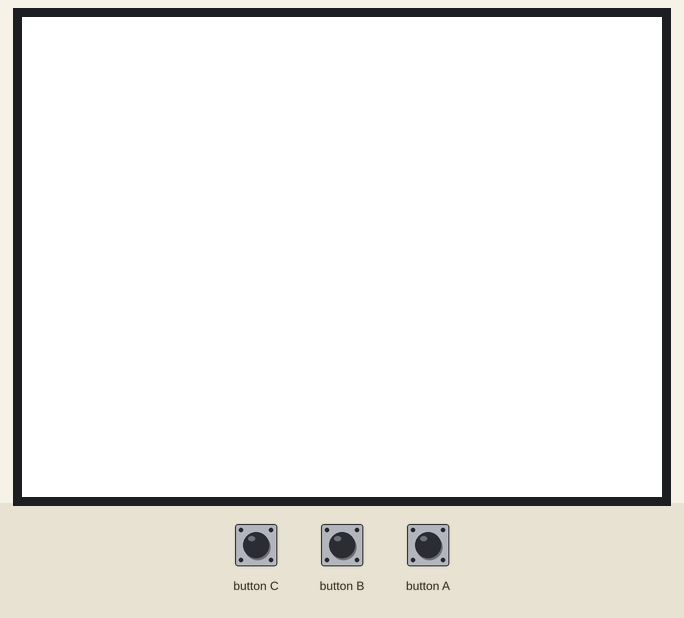
Simulated run of this sketch. Board: ESP32. On the bench: 320×240 colour display. Inputs (shaded band) come from the test bench. Random numbers use the default seed unless the sketch sets one.

Above: at 1.4 s.
1.5 s: button B pressed for 0.15 s
At 2.2 s:
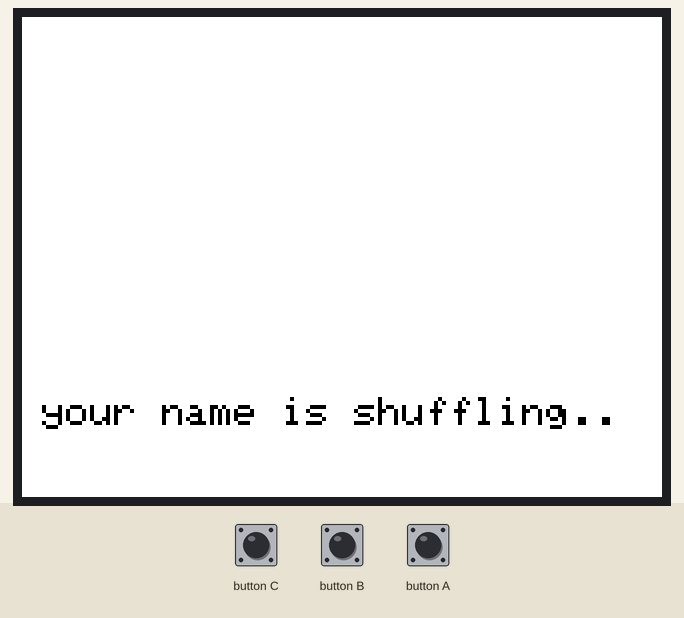
At 4.9 s:
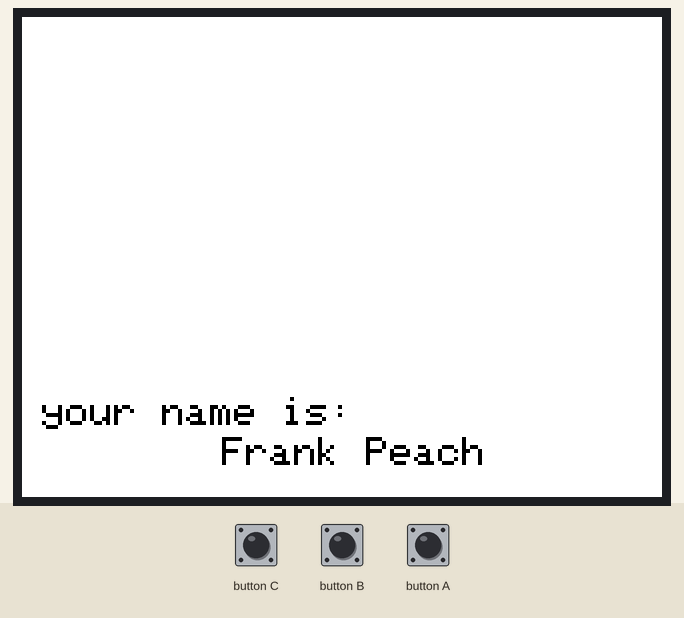
Timing chart, 0 to 6.4 s (numbered marks = the images above; inputs shaded):
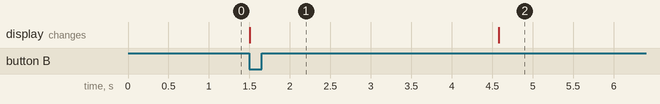

The sketch:

NameScore.ino
```cpp
#include <M5Stack.h>
#include <stdio.h>
#include <WiFi.h>
#include <HTTPClient.h>

String NamePart1[] = {
  "Bland",
  "Clever",
  "Childish",
  "Energetic",
  "Frank",
  "Gentle",
  "Lazy",
  "Noisy",
  "Romantic",
  "Sensitive"
};

String NamePart2[] = {
  "Egg",
  "Kiwi",
  "Banana",
  "Potato",
  "Tomato",
  "Ginger",
  "Mushroom",
  "Peach",
  "Grape",
  "Cucumber"

};

int NameIndex[2];
unsigned int score = 10;

const char* WIFI_SSID = "Tako";
const char* WIFI_PASS =  "12345678";

const char *SERVER_ADDRESS = "192.168.137.1";
const char *SERVER_REQUEST = "{\"name\":\"%s %s\",\"score\":\"%d\"}";
char send_req[200];
HTTPClient http;

void setup() {
  M5.begin();
  M5.Lcd.setBrightness(255);
  M5.Lcd.fillScreen(0xffff);


  // open serial connection to monitor the connection result
//  Serial.begin(115200);
//  WiFi.begin(WIFI_SSID, WIFI_PASS);
//
//  // while the wifi is connectiong...
//  while (WiFi.status() != WL_CONNECTED) {
//    delay(500);
//    M5.Lcd.println("Connecting to WiFi..");
//  }
//
//  // successful connection
//  M5.Lcd.println("Connected to the WiFi..");
//  M5.Lcd.println(WiFi.localIP());


}


void displayShuffleName(){
//  set the text
  M5.Lcd.setTextSize(2);
  M5.Lcd.setTextColor(0x0000);
// shuffle the name
  int NameIndex1 = random(0,9);
  int NameIndex2 =random(0,9);
  NameIndex[0]= NameIndex1;
  NameIndex[1]= NameIndex2;
//  M5.Lcd.printf("%d""%d",NameIndex1,NameIndex2);
//  delay(800000000);

//  show your name is shuffle....
  M5.Lcd.setCursor(10,190);
  M5.Lcd.printf("%s","your name is shuffling..");
  delay(3000);
  M5.Lcd.fillScreen(0xffff);

//show the name
  M5.Lcd.setCursor(10,190);
  M5.Lcd.println("your name is:");
  M5.Lcd.setCursor(100,210);
  M5.Lcd.print(NamePart1[NameIndex[0]]);
  M5.Lcd.print(" ");
  M5.Lcd.print(NamePart2[NameIndex[1]]);
  delay(3000);

  }


void displayNameScore(){
  M5.Lcd.fillScreen(0xffff);
  M5.Lcd.fillRect(96,56,128,128,0x0000);
  M5.Lcd.setCursor(65,30);
  M5.Lcd.setTextColor(0x0000);
  M5.Lcd.print(NamePart1[NameIndex[0]]);
  M5.Lcd.print(" ");
  M5.Lcd.print(NamePart2[NameIndex[1]]);
  M5.Lcd.setCursor(75,190);
  M5.Lcd.print("You got");
  M5.Lcd.setCursor(85,210);
  M5.Lcd.printf("%d",score);
  delay(5000);
  M5.Lcd.fillScreen(0xffff);
  M5.Lcd.setCursor(20,190);
  M5.Lcd.setTextColor(0x0000);
  M5.Lcd.println("Your score is uploaded");
  delay(2000);
  }

void displayThanks(){
  M5.Lcd.fillScreen(0xffff);
  M5.Lcd.setCursor(20,190);
  M5.Lcd.setTextColor(0x0000);
  M5.Lcd.println("Thank you for playing");
  delay(5000);
  M5.Lcd.fillScreen(0xffff);
  }

void sendScore(){

  // Send a post request
  M5.Lcd.println("Connecting to the server");
  http.begin(SERVER_ADDRESS, 5656, "/" );
  M5.Lcd.println("successfully connect to server");
  http.addHeader("Content-Type", "application/json" );
  M5.Lcd.println("successfully added header");
  sprintf(send_req, SERVER_REQUEST, NamePart1[NameIndex[0]].c_str(), NamePart2[NameIndex[1]].c_str(), score);
  M5.Lcd.println("successfully sprintfed");
  M5.Lcd.println(send_req);
  http.POST((uint8_t*)send_req, strlen(send_req));
  M5.Lcd.println("post req sent");

}

void loop() {
  if (M5.BtnB.wasPressed())
  {
//   shuffle the name
      displayShuffleName();
      displayNameScore();
      displayThanks();
//      sendScore();
      delay(10000);


    }
    M5.update();

}
```

Measured:
- after the input at 1.5 s, the display: changes at once (image 1)
